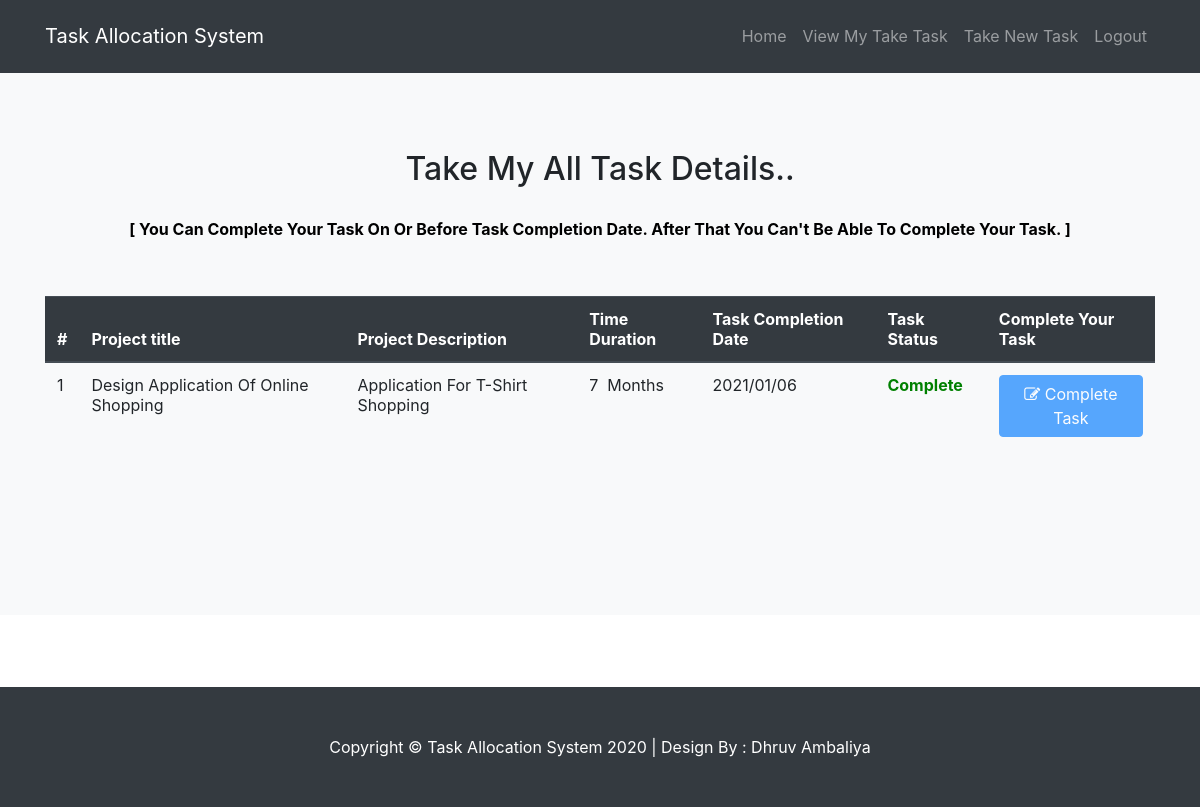
Page /Task_Allocation_System/Employee/View_My_Take_Task.php (signed in) on the committed database.
### tables this page shows
CREATE TABLE IF NOT EXISTS `tbl_take_task` (
  `task_id` int(11) NOT NULL AUTO_INCREMENT,
  `project_id` int(11) NOT NULL,
  `user_id` int(11) NOT NULL,
  `task_complete_date` varchar(10) NOT NULL,
  `status` varchar(15) NOT NULL,
  `complete_task` varchar(5) NOT NULL COMMENT 'Yes / No',
  PRIMARY KEY (`task_id`)
);

CREATE TABLE IF NOT EXISTS `tbl_project_work` (
  `project_id` int(11) NOT NULL AUTO_INCREMENT,
  `title` varchar(50) NOT NULL,
  `description` text NOT NULL,
  `added_date` varchar(10) NOT NULL,
  `month` int(11) NOT NULL,
  PRIMARY KEY (`project_id`)
);

### Task_Allocation_System/Employee/View_My_Take_Task.php (the view, shortened to what this page needs)
<?php
if($_SESSION['username']!=NULL && $_SESSION['user']=="Employee")
{
?>
<html lang="en">
<head>
</head>
<body id="page-top">
    <?php
    include_once './header.php';
    ?>
    <?php
        include_once '../connectionDB.php';
        $user_id = $_SESSION['user_id'];
    ?>
  <section id="taken_task" class="bg-light">
         <div class="container">
            <h2 class="text-center">Take My All Task Details..</h2>
            <br>
            <h6 class="text-center" style="color: black"><b>[ You Can Complete Your Task On Or Before Task Completion Date. After That You Can't Be Able To Complete Your Task. ]</b></h6>
            <br><br>
            <?php
                $sql = "SELECT p.title,p.description,p.month,t.task_complete_date,t.status,t.complete_task,t.task_id,u.user_id FROM tbl_user as u INNER JOIN tbl_take_task as t ON u.user_id = t.user_id INNER JOIN "
                        . "tbl_project_work as p ON t.project_id = p.project_id WHERE u.user_id = '$user_id'";
                if($result = mysqli_query($conn, $sql)){
                    if(mysqli_num_rows($result) > 0){
            ?>
            <table class="table">
                <thead class="thead-dark">
                  <tr>
                    <th scope="col">#</th>
                    <th scope="col">Project title</th>
                    <th scope="col">Project Description</th>
                    <th scope="col">Time Duration</th>
                    <th scope="col">Task Completion Date</th>
                    <th scope="col">Task Status</th>
                    <th scope="col">Complete Your Task</th>
                  </tr>
                </thead>
                <tbody>
                <?php
                $sr = 1;
                while($row = mysqli_fetch_array($result))
                {
                    echo "<tr>";
                    ?>
                        <td><?php echo $sr; ?></td>
                        <td><?php echo $row['title']; ?></td>
                        <td><?php echo $row['description']; ?></td>
                        <td><?php echo $row['month'] ."&nbsp; Months" ; ?></td>
                        <td><?php echo $row['task_complete_date']; ?></td>
                    <?php
                    $date = date("Y/m/d");
                    if($date < $row['task_complete_date'])
                    {
                        if($row['status'] == "Pending" && $row['complete_task'] == "")
                        {
                            echo "<td style='color:red;'><b>" . $row['status'] . "</b></td>";
                            echo "<td>";
                                echo "<a class='btn btn-primary' href='Complete_Project.php?task_id=". $row['task_id'] ."'><i class='fa fa-edit'></i>  Complete Task</button></a>";
                            echo "</td>";
                        }
                        else
                        {
                            echo "<td style='color:green;'><b>" . $row['status'] . "</b></td>";
                            echo "<td>";
                                echo "<a class='btn btn-primary disabled' href='Complete_Project.php?task_id=". $row['task_id'] ."'><i class='fa fa-edit'></i>  Complete Task</button></a>";
                            echo "</td>";
                        }
                    }
                    else
                    {
                        if($row['status'] == "Pending")
                        {
                            echo "<td style='color:red;'><b>" . $row['status'] . "</b></td>";
                        }
                        else
                        {
                            echo "<td style='color:green;'><b>" . $row['status'] . "</b></td>";
                        }
                        echo "<td>";
                        echo "<a class='btn btn-primary disabled' href='Complete_Project.php?task_id=". $row['task_id'] ."'><i class='fa fa-edit'></i>  Complete Task</button></a>";
                        echo "</td>";
                    }
                    echo "</tr>";
                    $sr++;
                }
                ?>
                </tbody>
              </table>
            <?php
                } else{
                    echo "<p class='lead'><em>No records were found.</em></p>";
                }
            } else{
                echo "ERROR: Could not able to execute $sql. " . mysqli_error($$conn);
            }
            ?>
        </div>
  </section>
  <br><br><br>
  <footer class="py-5 bg-dark">
    <div class="container">
      <p class="m-0 text-center text-white">Copyright &copy; Task Allocation System 2020 | Design By : Dhruv Ambaliya</p>
    </div>
  </footer>
</body>
</html>
<?php
}
 else {
    header("Location:../index.php");
}
?>

### Task_Allocation_System/Employee/View_My_Take_Task.php (style rules this page uses)
a.disabled { pointer-events: none; cursor: default; }

### rows in the picture
tbl_take_task: project.title "Design Application Of Online Shopping", project.description "Application For T-Shirt Shopping", project.month "7", task_complete_date "2021/01/06", status "Complete"
